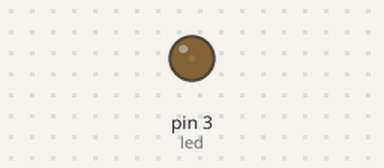
Recording of a sketch running on a simulated Arduino Uno, built with avr-gcc and run on an emulated ATmega328P. Parts: output pins drawn as LEDs (lit = HIGH).

Above: at 0.05 s.
At 1.25 s:
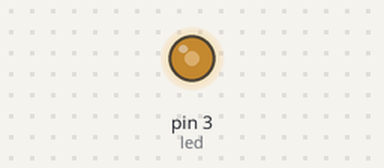
At 2.5 s:
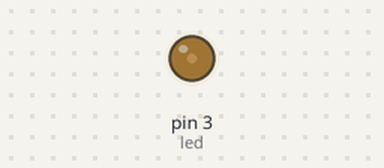
Timing chart, 0 to 7.0 s (numbered marks = the images above):
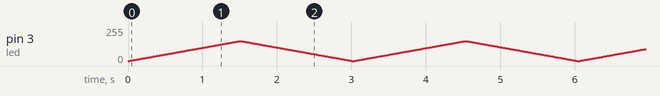

The sketch:

Analog_Method_On_LED.ino
```cpp
#define led 3

void setup()
{
  pinMode(led, OUTPUT);
  Serial.begin(9600);
}
void loop()
{
  for (int i=0 ; i<=150 ; i++)
  {
    analogWrite(led , i);
    delay(10);
  }
  for (int i=150 ; i>=0 ; i--)
  {
    analogWrite(led , i);
    delay(10);
  }
}
```
